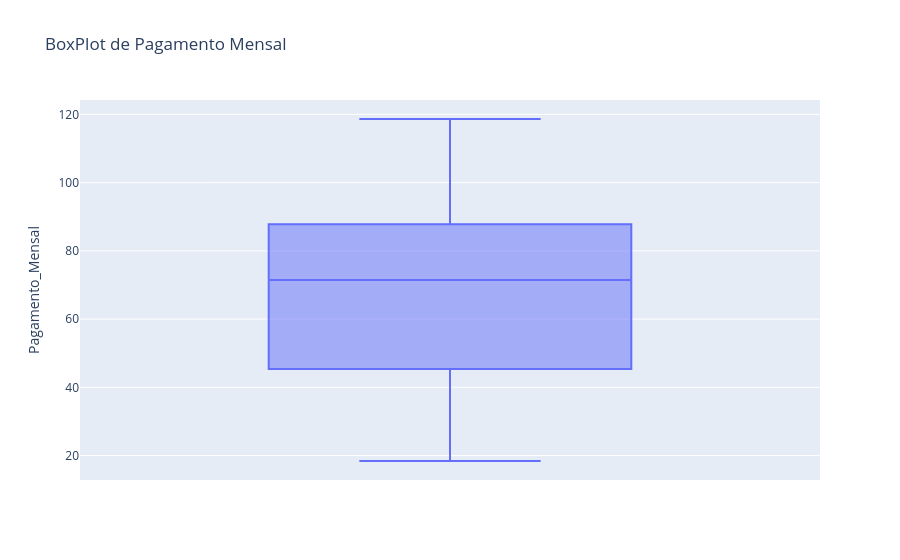

Notebook code cell kept with this figure:
### Markdown cell above
Observamos que mesmo que a coluna 'Tempo como Cliente' tenha valores 0, eles representam uma porcentagem pequena (0.2%) dos dados, e o gráfico confirma que essa pequena porcentagam de dados 0 não afeta na visualização da distribuição do boxplot.  

Obs: Essa coluna 'Tempo como Cliente', conta de mes em mes, logo esses valores como 0, podem indicar que alguns clientes ainda não completaram um mes de serviço com a empresa. Com excessão de um cliente que tem ppagamento mensal (20.25), mas tem (40.50) como total pago, indicando uma possível falha no cadastro.

### Code cell
fig = px.box(df, y='Pagamento_Mensal', title='BoxPlot de Pagamento Mensal')
fig.show()

### Figure 1 — Plotly figure (JSON) as saved in the notebook; plotly's stock layout.template omitted (floating-point values rounded to 4 significant figures; data arrays with more than 128 entries replaced by an {"elided": "..."} marker saying what was removed)
{"data": [{"alignmentgroup": "True", "hovertemplate": "Pagamento_Mensal=%{y}<extra></extra>", "legendgroup": "", "marker": {"color": "#636efa"}, "name": "", "notched": false, "offsetgroup": "", "orientation": "v", "showlegend": false, "type": "box", "x0": " ", "xaxis": "x", "y": {"elided": "2488 float values"}, "y0": " ", "yaxis": "y"}], "layout": {"boxmode": "group", "legend": {"tracegroupgap": 0}, "title": {"text": "BoxPlot de Pagamento Mensal"}, "xaxis": {"anchor": "y", "domain": [0, 1]}, "yaxis": {"anchor": "x", "domain": [0, 1], "title": {"text": "Pagamento_Mensal"}}}}
